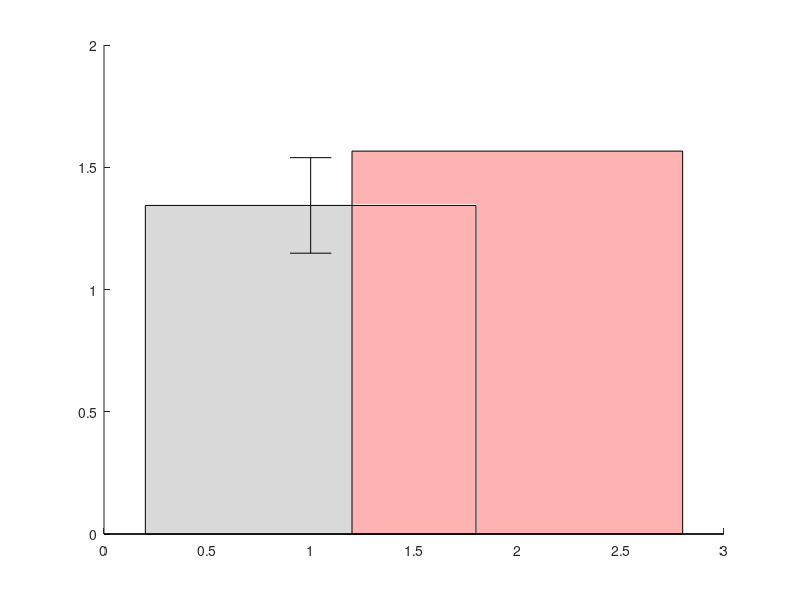

This chart was generated by the following MATLAB code: (Note: this script raises an error after producing the figure.)
%% z-score and AUC

load ('c0505_iv.mat')

% z-score
all_preF = cat(2, c0505_iv.pre_F);
all_postF = cat(2, c0505_iv.post_F);

%statistics
[a,b] = ttest(mean(all_preF,1),mean(all_postF,1))   % z-score t-test


figure (1)
row1 = mean(all_preF,1); row2 = mean(all_postF,1); n = length(row1);
m1 = mean(row1); m2 = mean(row2);
sem1 = std(row1) / sqrt(n); sem2 = std(row2) / sqrt(n);

hold on

% bars
bar(1, m1, 'FaceColor', [0.85 0.85 0.85])   % light grey
bar(2, m2, 'FaceColor', [1.0 0.7 0.7])       % light red

% SEM error bars
errorbar(1, m1, sem1, 'k', 'LineWidth', 1, 'CapSize', 10)
errorbar(2, m2, sem2, 'k', 'LineWidth', 1, 'CapSize', 10)

% shifted x positions
x1 = 1.08;   % Pre points shifted right
x2 = 1.92;   % Post points shifted left

% paired lines + dots (grey)
for i = 1:n
    plot([x1 x2], [row1(i) row2(i)], '-o', ...
        'Color', [0.6 0.6 0.6], ...
        'MarkerFaceColor', [0.6 0.6 0.6], ...
        'MarkerEdgeColor', [0.6 0.6 0.6])
end

xlim([0.5 2.5])
xticks([1 2])
xticklabels({'Pre','Post'})
title ('zscore')

% plot AUC


pre_AUC = trapz( all_preF, 1); pre_AUC(pre_AUC <0) = 0;
post_AUC = trapz( all_postF, 1);post_AUC(post_AUC <0) = 0;
[c,d] = ttest(pre_AUC,post_AUC)


figure (2)
row3 = pre_AUC; row4 = post_AUC; n = length(row3);
m1 = mean(row3); m2 = mean(row4);
sem1 = std(row3) / sqrt(n); sem2 = std(row4) / sqrt(n);
hold on

% bars
bar(1, m1, 'FaceColor', [0.85 0.85 0.85])   % light grey
bar(2, m2, 'FaceColor', [1.0 0.7 0.7])       % light red

% SEM error bars
errorbar(1, m1, sem1, 'k', 'LineWidth', 1, 'CapSize', 10)
errorbar(2, m2, sem2, 'k', 'LineWidth', 1, 'CapSize', 10)

% shifted x positions
x1 = 1.08;   % Pre points shifted right
x2 = 1.92;   % Post points shifted left

% paired lines + dots (grey)
for i = 1:n
    plot([x1 x2], [row3(i) row4(i)], '-o', ...
        'Color', [0.6 0.6 0.6], ...
        'MarkerFaceColor', [0.6 0.6 0.6], ...
        'MarkerEdgeColor', [0.6 0.6 0.6])
end

xlim([0.5 2.5])
xticks([1 2])
xticklabels({'Pre','Post'})
title ('AUC')

% transient rate

    pre_rate = []; pre_peak = []; framerate = 10;   
    duration = 1.5; %in min

for ii = 1:size (all_preF,2)
    [amp_pre, idx_pre] = findpeaks (all_preF (:,ii),  'MinPeakHeight',7); 
    [amp_post, idx_post] = findpeaks (all_postF (:,ii),  'MinPeakHeight',7);   
    pre_peakamp (1,ii) =  mean(amp_pre); %calcium transients
    pre_rate(1,ii) = length(idx_pre)/duration;   %frequency of calcium transients (per min)
    post_peakamp (1,ii) =  mean(amp_post);
    post_rate(1,ii) = length(idx_post)/duration;   
   
end
pre_peakamp(isnan(pre_peakamp)) = 0;post_peakamp(isnan(post_peakamp)) = 0;

[e,f] = ttest(pre_peakamp,post_peakamp)
[g,h] = ttest(pre_rate,post_rate)

figure (3)
row5 = pre_peakamp; row6 = post_peakamp; n = length(row5);
m1 = mean(row5); m2 = mean(row6);
sem1 = std(row5) / sqrt(n); sem2 = std(row6) / sqrt(n);
hold on

% bars
bar(1, m1, 'FaceColor', [0.85 0.85 0.85])   % light grey
bar(2, m2, 'FaceColor', [1.0 0.7 0.7])       % light red

% SEM error bars
errorbar(1, m1, sem1, 'k', 'LineWidth', 1, 'CapSize', 10)
errorbar(2, m2, sem2, 'k', 'LineWidth', 1, 'CapSize', 10)

% shifted x positions
x1 = 1.08;   % Pre points shifted right
x2 = 1.92;   % Post points shifted left

% paired lines + dots (grey)
for i = 1:n
    plot([x1 x2], [row5(i) row6(i)], '-o', ...
        'Color', [0.6 0.6 0.6], ...
        'MarkerFaceColor', [0.6 0.6 0.6], ...
        'MarkerEdgeColor', [0.6 0.6 0.6])
end

xlim([0.5 2.5])
xticks([1 2])
xticklabels({'Pre','Post'})
title ('frequency')

figure (4)
row7 = pre_rate; row8 = post_rate; n = length(row5);
m1 = mean(row7, 'omitnan'); m2 = mean(row8, 'omitnan');
sem1 = std(row7) / sqrt(n); sem2 = std(row8) / sqrt(n);
hold on

% bars
bar(1, m1, 'FaceColor', [0.85 0.85 0.85])   % light grey
bar(2, m2, 'FaceColor', [1.0 0.7 0.7])       % light red

% SEM error bars
errorbar(1, m1, sem1, 'k', 'LineWidth', 1, 'CapSize', 10)
errorbar(2, m2, sem2, 'k', 'LineWidth', 1, 'CapSize', 10)

% shifted x positions
x1 = 1.08;   % Pre points shifted right
x2 = 1.92;   % Post points shifted left

% paired lines + dots (grey)
for i = 1:n
    plot([x1 x2], [row7(i) row8(i)], '-o', ...
        'Color', [0.6 0.6 0.6], ...
        'MarkerFaceColor', [0.6 0.6 0.6], ...
        'MarkerEdgeColor', [0.6 0.6 0.6])
end

xlim([0.5 2.5])
xticks([1 2])
xticklabels({'Pre','Post'})
title ('amplitude')
